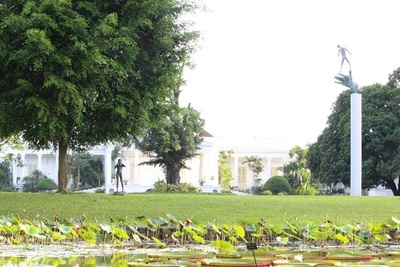
#> input picture underexposed.jpeg, 400 x 267 px, shrunk from 640 x 427 before the run
$ jupyter execute tugas4.ipynb
#> lines starting #> are read from the running program, lines starting #| are printed output that depends on the picture
[cell 1]
import cv2
import numpy as np
import matplotlib.pyplot as plt
from skimage.measure import shannon_entropy

# ==============================
# Membaca 3 citra
# ==============================
under = cv2.imread("underexposed.jpeg", 0)
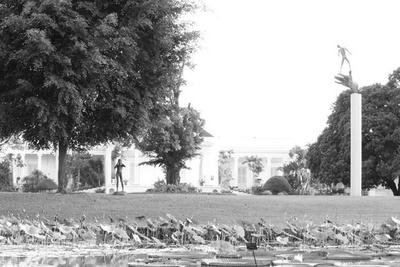
#> under: shape (267, 400); min 5, max 255, mean 159.2
over = cv2.imread("overexposed.jpeg", 0)
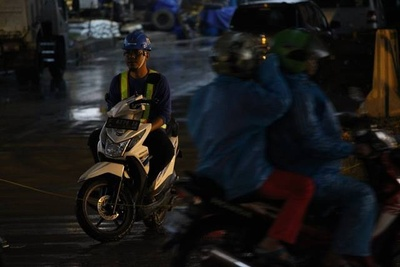
#> input picture overexposed.jpeg, 400 x 267 px, shrunk from 640 x 427 before the run
#> over: shape (267, 400); min 0, max 244, mean 25.3
uneven = cv2.imread("uneven.jpeg", 0)
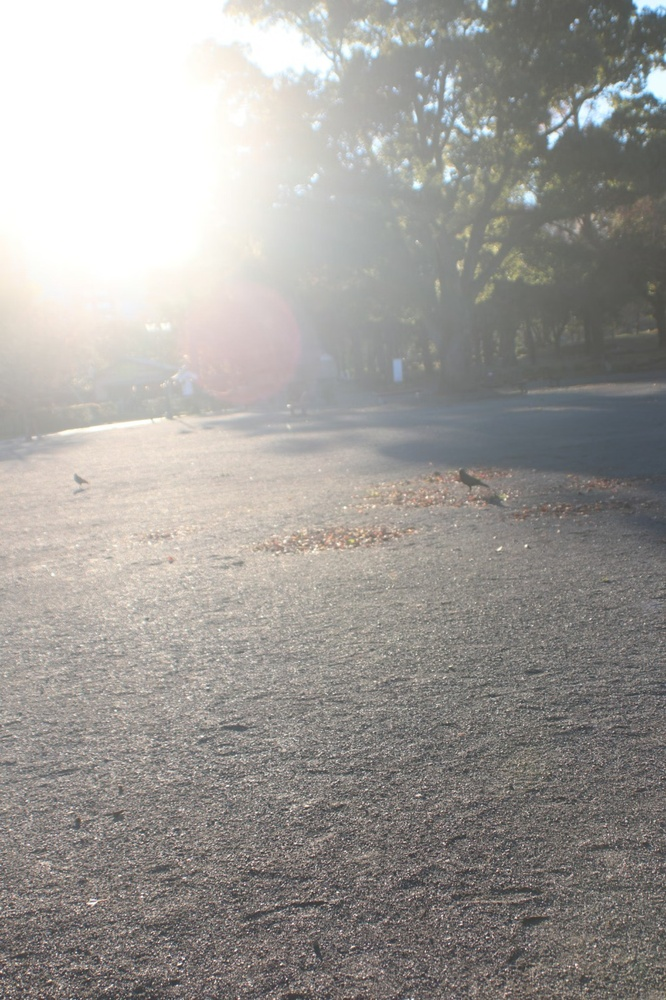
#> input picture uneven.jpeg, 666 x 1000 px, shrunk from 1066 x 1600 before the run
#> uneven: shape (1000, 666); min 45, max 255, mean 156

images = {
    "Underexposed": under,
    "Overexposed": over,
    "Uneven Illumination": uneven
}

# ==============================
# POINT PROCESSING
# ==============================

# Negative Transformation
def negative_transform(img):
    return 255 - img

# Log Transformation
def log_transform(img):
    img_float = img.astype(np.float32)
    log_img = np.log1p(img_float)
    log_img = log_img / np.max(log_img) * 255
    return log_img.astype(np.uint8)

# Gamma Correction
def gamma_transform(img, gamma):
    gamma_corrected = np.power(img / 255.0, gamma)
    return np.uint8(gamma_corrected * 255)

# ==============================
# HISTOGRAM BASED ENHANCEMENT
# ==============================

# Contrast Stretching Manual
def contrast_stretch_manual(img):
    r_min = np.min(img)
    r_max = np.max(img)
    stretched = (img - r_min) * (255 / (r_max - r_min))
    return np.uint8(stretched)

# Contrast Stretching Otomatis
def contrast_stretch_auto(img):
    return cv2.normalize(img, None, 0, 255, cv2.NORM_MINMAX)

# Histogram Equalization
def hist_equalization(img):
    return cv2.equalizeHist(img)

# CLAHE
def clahe_enhancement(img):
    clahe = cv2.createCLAHE(clipLimit=2.0, tileGridSize=(8,8))
    return clahe.apply(img)

# ==============================
# METRIK EVALUASI
# ==============================

def contrast_ratio(img):
    return img.max() - img.min()

def entropy_value(img):
    return shannon_entropy(img)

# ==============================
# PROSES SEMUA CITRA
# ==============================

for name, img in images.items():

    negative = negative_transform(img)
    log_img = log_transform(img)

    gamma05 = gamma_transform(img, 0.5)
    gamma1 = gamma_transform(img, 1.0)
    gamma2 = gamma_transform(img, 2.0)

    stretch_manual = contrast_stretch_manual(img)
    stretch_auto = contrast_stretch_auto(img)

    hist_eq = hist_equalization(img)
    clahe_img = clahe_enhancement(img)

    results = {
        "Original": img,
        "Negative": negative,
        "Log": log_img,
        "Gamma 0.5": gamma05,
        "Gamma 1.0": gamma1,
        "Gamma 2.0": gamma2,
        "Stretch Manual": stretch_manual,
        "Stretch Auto": stretch_auto,
        "Hist Eq": hist_eq,
        "CLAHE": clahe_img
    }

    # ==============================
    # VISUALISASI GAMBAR
    # ==============================

    plt.figure(figsize=(12,8))
    plt.suptitle(name)

    i = 1
    for title, image in results.items():
        plt.subplot(3,4,i)
        plt.imshow(image, cmap='gray')
        plt.title(title)
        plt.axis('off')
        i += 1

    plt.tight_layout()
    plt.show()

    # ==============================
    # HISTOGRAM
    # ==============================

    plt.figure(figsize=(10,6))
    for title, image in results.items():
        plt.hist(image.ravel(), bins=256, range=(0,256), alpha=0.4, label=title)

    plt.title("Perbandingan Histogram - " + name)
    plt.legend()
    plt.show()

    # ==============================
    # METRIK KUANTITATIF
    # ==============================

    print("\nEvaluasi untuk:", name)

    for title, image in results.items():
        print(title)
        print("Contrast Ratio :", contrast_ratio(image))
        print("Entropy :", entropy_value(image))
        print("----------------------")
#> this loop made 3 passes
#> (name, r_min in contrast_stretch_manual, r_max in contrast_stretch_manual) on passes 1 to 3: ('Underexposed', 5, 255), ('Overexposed', 0, 244), ('Uneven Illumination', 45, 255)
#> (printed output is left out)
#> pass 1, `negative = negative_transform(img)`:
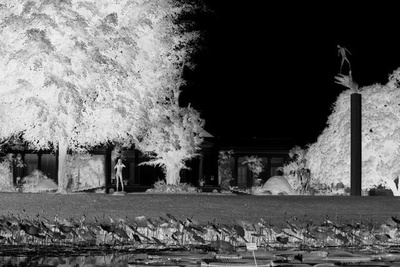
#> negative: shape (267, 400); min 0, max 250, mean 95.8
#> pass 1, in log_transform, `log_img = np.log1p(img_float)`:
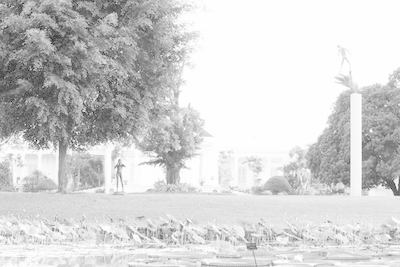
#> log_img: shape (267, 400) float32; min 1.79, max 5.55, mean 4.9; drawn with min black and max white
#> pass 1, in log_transform, `log_img = log_img / np.max(log_img) * 255`:
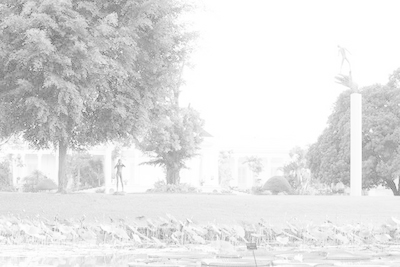
#> log_img: shape (267, 400) float32; min 82.4, max 255, mean 225.3
#> pass 1, `plt.show()`:
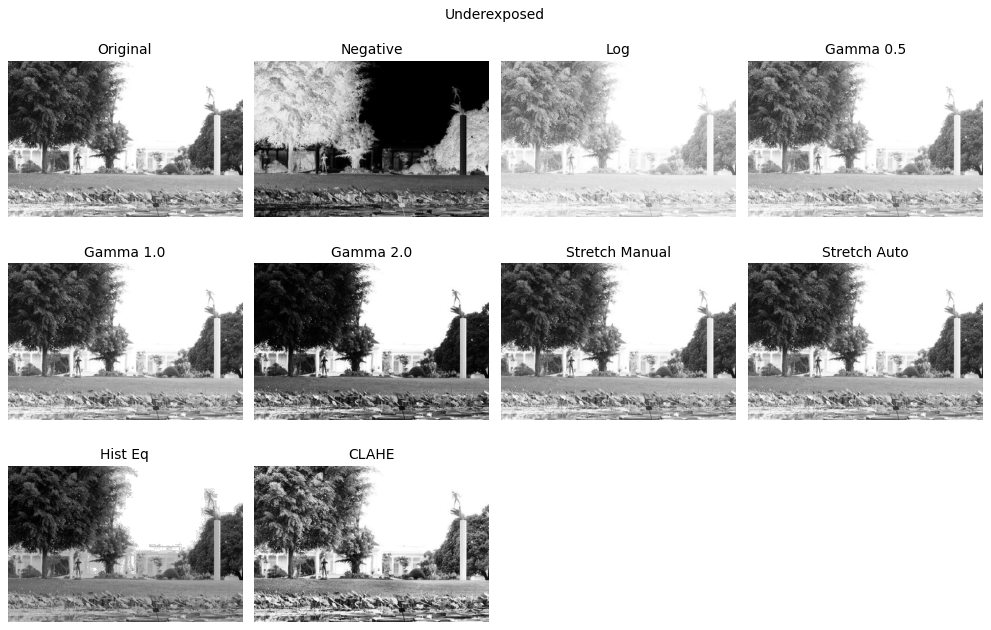
#> figure drawn by matplotlib, 10 panels
#> pass 1, `plt.show()`:
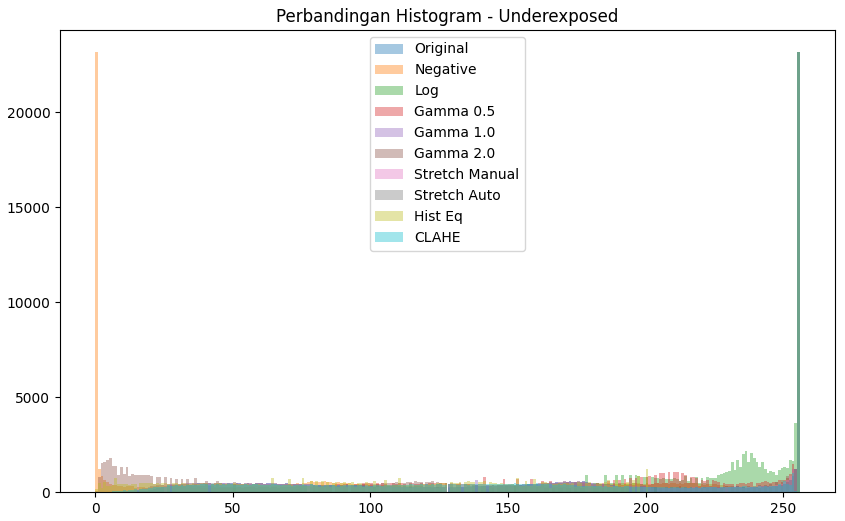
#> figure drawn by matplotlib, 1 panel; tallest bar 23147 high, from x = 255 to 256; tallest bar 23147 high, from x = 0 to 1; tallest bar 23147 high, from x = 255 to 256
#> pass 2, `plt.show()`:
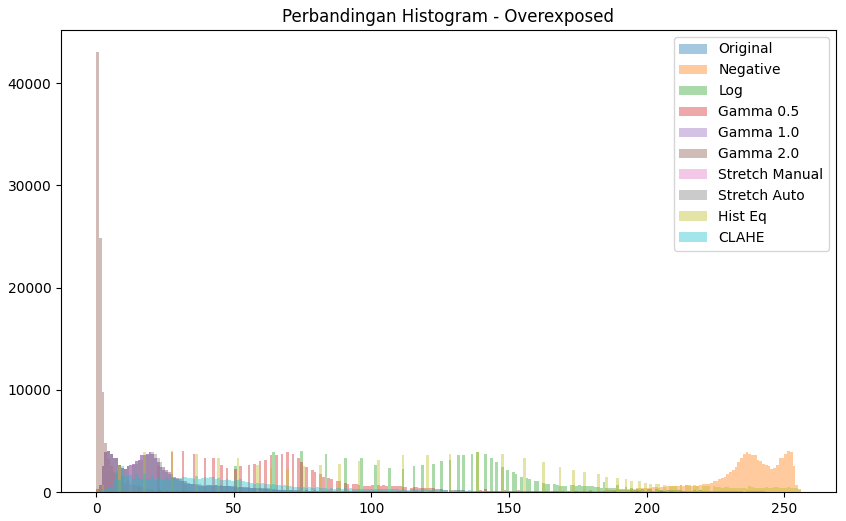
#> figure drawn by matplotlib, 1 panel; tallest bar 4049 high, from x = 4 to 5; tallest bar 4049 high, from x = 251 to 252; tallest bar 4049 high, from x = 74 to 75
#> after the loop:
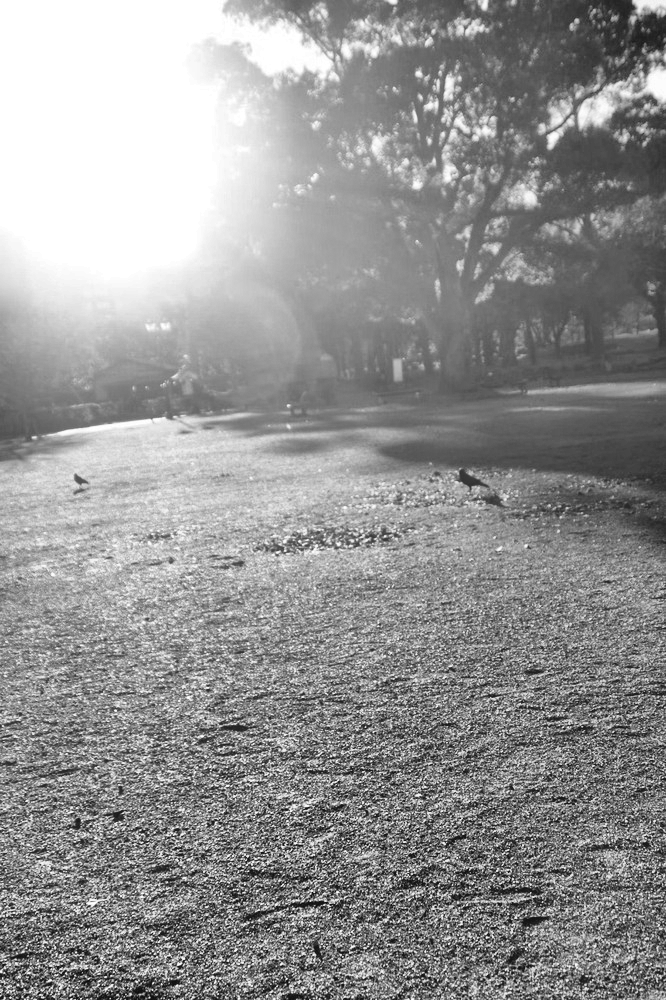
#> image: shape (1000, 666); min 12, max 255, mean 147.7
